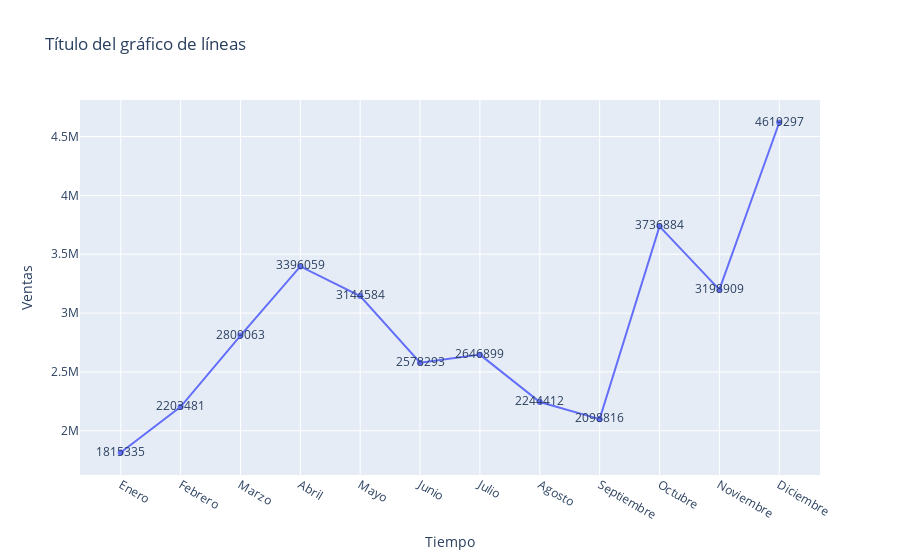

Notebook code for this chart:
### Code cell
fig = px.line(x = meses, y = total_ventas,
    text= total_ventas,
    title = "Título del gráfico de líneas",
    labels = {'x': 'Tiempo', 'y':'Ventas'},
                        markers = True)

fig.show()

### Figure 1 — Plotly figure (JSON) as saved in the notebook; plotly's stock layout.template omitted (floating-point values rounded to 4 significant figures)
{"data": [{"hovertemplate": "Tiempo=%{x}<br>Ventas=%{y}<br>text=%{text}<extra></extra>", "legendgroup": "", "line": {"color": "#636efa", "dash": "solid"}, "marker": {"symbol": "circle"}, "mode": "markers+lines+text", "name": "", "orientation": "v", "showlegend": false, "text": [1815335, 2203481, 2809063, 3396059, 3144584, 2578293, 2646899, 2244412, 2098816, 3736884, 3198909, 4619297], "type": "scatter", "x": ["Enero", "Febrero", "Marzo", "Abril", "Mayo", "Junio", "Julio", "Agosto", "Septiembre", "Octubre", "Noviembre", "Diciembre"], "xaxis": "x", "y": [1815335, 2203481, 2809063, 3396059, 3144584, 2578293, 2646899, 2244412, 2098816, 3736884, 3198909, 4619297], "yaxis": "y"}], "layout": {"legend": {"tracegroupgap": 0}, "title": {"text": "Título del gráfico de líneas"}, "xaxis": {"anchor": "y", "domain": [0, 1], "title": {"text": "Tiempo"}}, "yaxis": {"anchor": "x", "domain": [0, 1], "title": {"text": "Ventas"}}}}
